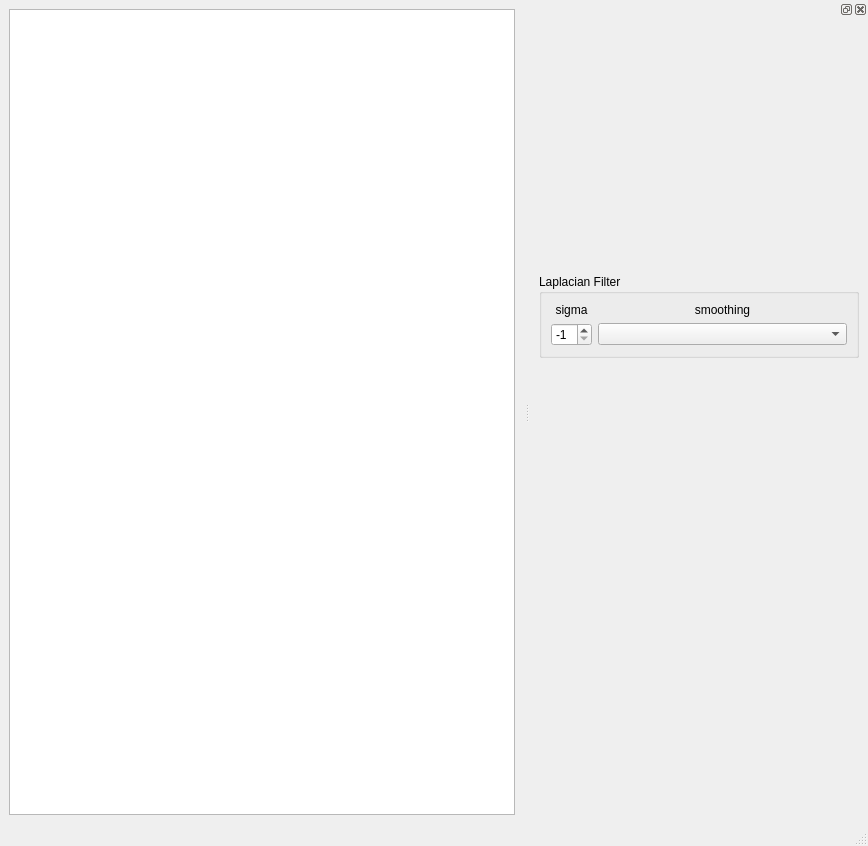
<?xml version="1.0" encoding="UTF-8"?>
<ui version="4.0">
 <class>MainWindow</class>
 <widget class="QMainWindow" name="MainWindow">
  <property name="geometry">
   <rect>
    <x>0</x>
    <y>0</y>
    <width>868</width>
    <height>846</height>
   </rect>
  </property>
  <property name="windowTitle">
   <string>MainWindow</string>
  </property>
  <widget class="QWidget" name="centralwidget">
   <layout class="QGridLayout" name="gridLayout_5">
    <item row="0" column="0">
     <widget class="QTextEdit" name="textEdit"/>
    </item>
   </layout>
  </widget>
  <widget class="QMenuBar" name="menubar">
   <property name="geometry">
    <rect>
     <x>0</x>
     <y>0</y>
     <width>868</width>
     <height>26</height>
    </rect>
   </property>
  </widget>
  <widget class="QStatusBar" name="statusbar"/>
  <widget class="QDockWidget" name="dockWidget">
   <attribute name="dockWidgetArea">
    <number>2</number>
   </attribute>
   <widget class="QWidget" name="controlDockWidget">
    <layout class="QGridLayout" name="gridLayout_2">
     <item row="2" column="0">
      <spacer name="verticalSpacer">
       <property name="orientation">
        <enum>Qt::Vertical</enum>
       </property>
       <property name="sizeHint" stdset="0">
        <size>
         <width>17</width>
         <height>153</height>
        </size>
       </property>
      </spacer>
     </item>
     <item row="1" column="0">
      <widget class="QGroupBox" name="laplacianGroupBox">
       <property name="enabled">
        <bool>true</bool>
       </property>
       <property name="autoFillBackground">
        <bool>false</bool>
       </property>
       <property name="title">
        <string>Laplacian Filter</string>
       </property>
       <layout class="QGridLayout" name="gridLayout">
        <item row="1" column="3">
         <widget class="QLabel" name="smoothingLabel">
          <property name="sizePolicy">
           <sizepolicy hsizetype="Preferred" vsizetype="Preferred">
            <horstretch>1</horstretch>
            <verstretch>0</verstretch>
           </sizepolicy>
          </property>
          <property name="text">
           <string>smoothing</string>
          </property>
          <property name="alignment">
           <set>Qt::AlignCenter</set>
          </property>
         </widget>
        </item>
        <item row="1" column="2">
         <widget class="QLabel" name="sigmaLabel">
          <property name="sizePolicy">
           <sizepolicy hsizetype="Preferred" vsizetype="Preferred">
            <horstretch>0</horstretch>
            <verstretch>0</verstretch>
           </sizepolicy>
          </property>
          <property name="text">
           <string>sigma</string>
          </property>
          <property name="alignment">
           <set>Qt::AlignCenter</set>
          </property>
         </widget>
        </item>
        <item row="2" column="2">
         <widget class="QSpinBox" name="sigmaSpinBox">
          <property name="sizePolicy">
           <sizepolicy hsizetype="Minimum" vsizetype="Fixed">
            <horstretch>0</horstretch>
            <verstretch>0</verstretch>
           </sizepolicy>
          </property>
          <property name="minimum">
           <number>-1</number>
          </property>
          <property name="maximum">
           <number>29</number>
          </property>
          <property name="singleStep">
           <number>2</number>
          </property>
          <property name="value">
           <number>-1</number>
          </property>
         </widget>
        </item>
        <item row="2" column="3">
         <widget class="QComboBox" name="smoothingComboBox"/>
        </item>
       </layout>
      </widget>
     </item>
     <item row="0" column="0">
      <widget class="QLabel" name="controlDockLabel">
       <property name="minimumSize">
        <size>
         <width>320</width>
         <height>240</height>
        </size>
       </property>
       <property name="text">
        <string/>
       </property>
      </widget>
     </item>
    </layout>
   </widget>
  </widget>
 </widget>
 <resources/>
 <connections/>
</ui>
